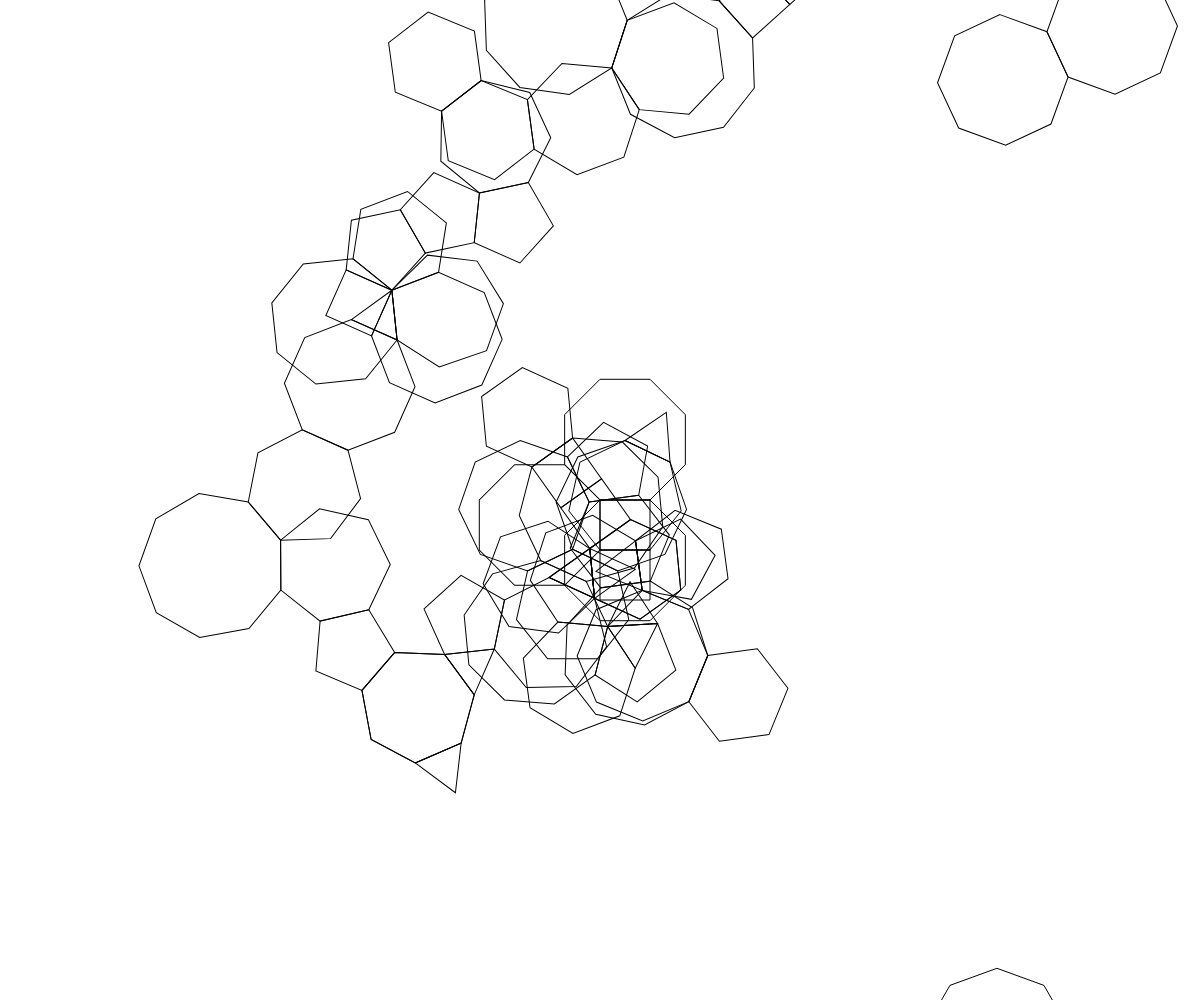
Frame 1 (no input)
Frame 60 (no input): identical to frame 1, image omitted
Frame 120 (the mouse pressed at the canvas centre since frame 60): identical to frame 1, image omitted

The p5.js sketch that drew this single still picture (run headless with seeded random() and noise() and a simulated clock; from frame 60 on, the mouse is pressed at the canvas centre):

// p5.js sketch
// ── sketch.js
function drawShape(numSides, sideSize) {
  beginShape();
  let x=0,y=0;
  let a = 0;
  const da = TWO_PI/numSides;
  const sides = []
  for(let i=0;i<numSides;i++) {
    vertex(x,y);
    sides.push([x,y,a]);
    x += sideSize*cos(a);
    y += sideSize*sin(a);
    a += da;
  }
  endShape(CLOSE);
  return sides;
}

function checkBounds() {
  let matrix = drawingContext.getTransform();
  let x_0 = matrix['e'];
  let y_0 = matrix['f'];
  let x_1 = matrix['a'] + matrix['e'];
  let y_1 = matrix['b'] + matrix['f'];
  let media_per_unit = dist(x_0, y_0, x_1, y_1);
  let x = x_0 / media_per_unit;
  let y = y_0 / media_per_unit;
  const overx = x < 0 || x > width;
  const overy = y < 0 || y > height;
  if(overx) x = width-x;
  if(overy) y = height-y;
  if(overx || overy) {
    resetMatrix();
    translate(x,y);
  }
  return [x,y];
}

const sideSize = 50;
const noiseScale = .005;

function setup() {
  createCanvas(innerWidth, innerHeight);
  background(255);
  noFill();
  colorMode(HSB);
  const getNumSides = () => floor(random(3,10))
  let x=width/2,y=height/2;
  translate(x,y);
  for(let i=0;i<100;i++) {
    const numSides = getNumSides();
    const sides = drawShape(numSides,sideSize);
    checkBounds();
    let [dx,dy,a] = sides[floor(random(sides.length))];
    translate(dx,dy);
    const da = PI-(TWO_PI/numSides);
    a+=da;
    rotate(a);
  }
}

function draw() {
}
